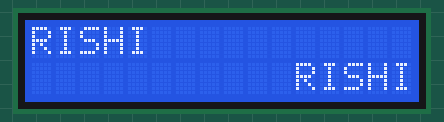
The sketch below on a simulated Arduino Uno, built with avr-gcc and run on an emulated ATmega328P. On the bench: 16×2 character LCD.

Above: at 0.14 s.
At 0.6 s:
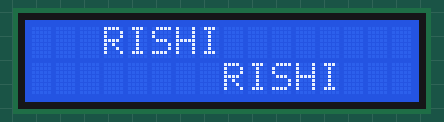
At 1.21 s:
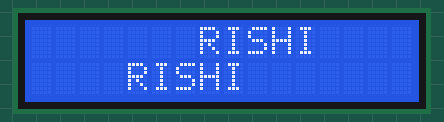
At 1.67 s:
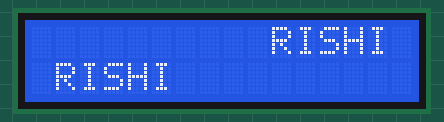
At 2.29 s:
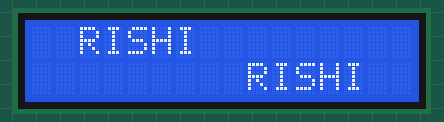

The sketch:

day1b.ino
```cpp
#include <LiquidCrystal.h>
const int rs = 12, en = 11, d4 = 5, d5 = 4, d6 = 3, d7 = 2;
LiquidCrystal lcd(rs, en, d4, d5, d6, d7);

void setup() {
  lcd.begin(16, 2);
}

void loop() {

  for (int pc = 0; pc < 12; pc++)
  {
    lcd.setCursor(pc,0);
    lcd.print("RISHI");
   // delay(150);
    lcd.setCursor(11-pc,1);
    lcd.print("RISHI");
    delay(150);
    lcd.clear();
  }
}
```

Measured:
- by itself, everything shown: repeats every 1.8 s, in 12 steps
